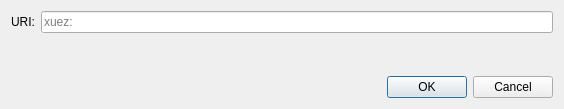
<?xml version="1.0" encoding="UTF-8"?>
<ui version="4.0">
 <class>OpenURIDialog</class>
 <widget class="QDialog" name="OpenURIDialog">
  <property name="geometry">
   <rect>
    <x>0</x>
    <y>0</y>
    <width>564</width>
    <height>109</height>
   </rect>
  </property>
  <property name="windowTitle">
   <string>Open xuez URI</string>
  </property>
  <layout class="QVBoxLayout" name="verticalLayout">
   <item>
    <layout class="QHBoxLayout" name="horizontalLayout">
     <item>
      <widget class="QLabel" name="label">
       <property name="text">
        <string>URI:</string>
       </property>
      </widget>
     </item>
     <item>
      <widget class="QValidatedLineEdit" name="uriEdit">
       <property name="placeholderText">
        <string notr="true">xuez:</string>
       </property>
      </widget>
     </item>
    </layout>
   </item>
   <item>
    <spacer name="verticalSpacer">
     <property name="orientation">
      <enum>Qt::Vertical</enum>
     </property>
     <property name="sizeHint" stdset="0">
      <size>
       <width>20</width>
       <height>40</height>
      </size>
     </property>
    </spacer>
   </item>
   <item>
    <widget class="QDialogButtonBox" name="buttonBox">
     <property name="orientation">
      <enum>Qt::Horizontal</enum>
     </property>
     <property name="standardButtons">
      <set>QDialogButtonBox::Cancel|QDialogButtonBox::Ok</set>
     </property>
    </widget>
   </item>
  </layout>
 </widget>
 <customwidgets>
  <customwidget>
   <class>QValidatedLineEdit</class>
   <extends>QLineEdit</extends>
   <header>qt/qvalidatedlineedit.h</header>
  </customwidget>
 </customwidgets>
 <resources/>
 <connections>
  <connection>
   <sender>buttonBox</sender>
   <signal>accepted()</signal>
   <receiver>OpenURIDialog</receiver>
   <slot>accept()</slot>
   <hints>
    <hint type="sourcelabel">
     <x>248</x>
     <y>254</y>
    </hint>
    <hint type="destinationlabel">
     <x>157</x>
     <y>274</y>
    </hint>
   </hints>
  </connection>
  <connection>
   <sender>buttonBox</sender>
   <signal>rejected()</signal>
   <receiver>OpenURIDialog</receiver>
   <slot>reject()</slot>
   <hints>
    <hint type="sourcelabel">
     <x>316</x>
     <y>260</y>
    </hint>
    <hint type="destinationlabel">
     <x>286</x>
     <y>274</y>
    </hint>
   </hints>
  </connection>
 </connections>
</ui>
